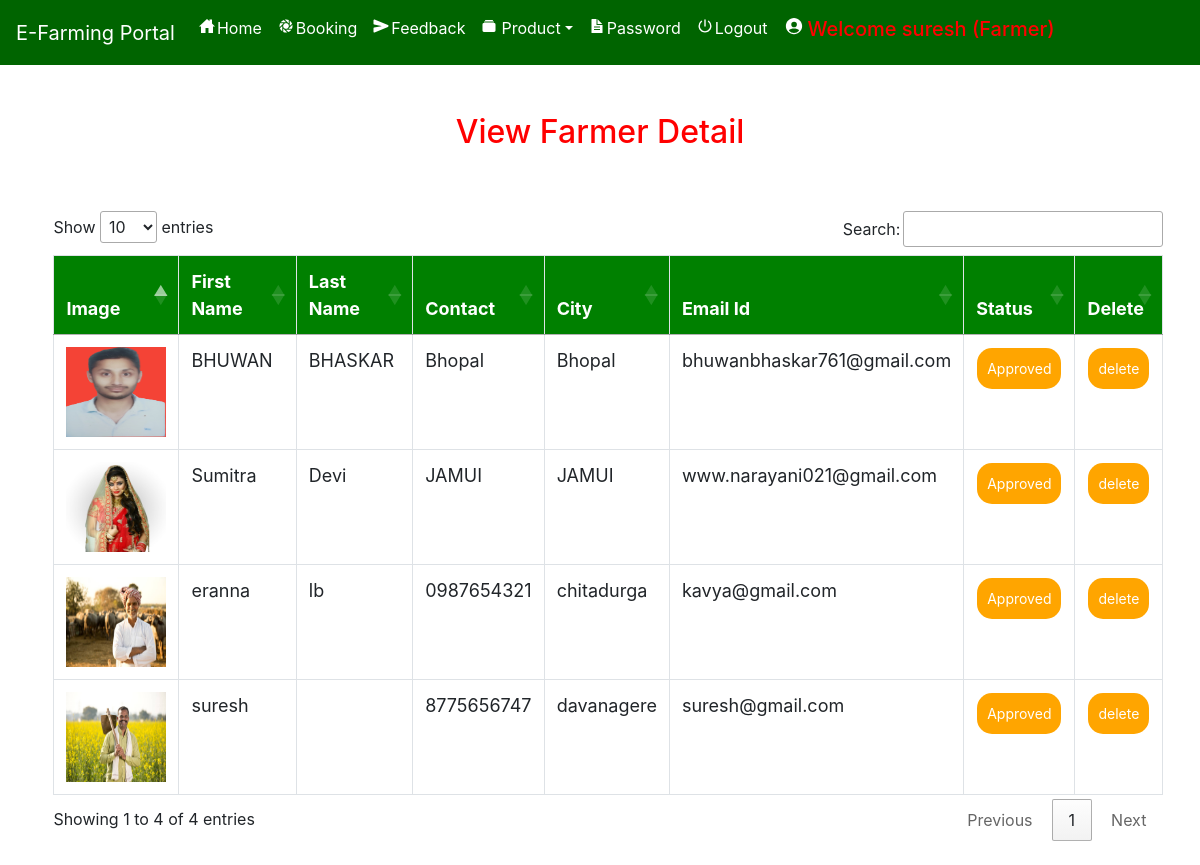
The app's page /view_farmer/ (signed in) with its own data.
### farmerapp/models.py (models this page shows, shortened)
class Profile(models.Model):
    user = models.ForeignKey(User, on_delete=models.CASCADE, null=True)
    dob = models.DateField(null=True)
    city = models.CharField(max_length=30, null=True)
    address = models.CharField(max_length=50, null=True)
    contact = models.CharField(max_length=10, null=True)
    user_type = models.CharField(max_length=10, null=True)
    status =  models.CharField(max_length=30, null=True, default="Pending")
    image = models.FileField(null=True)

### farmerapp/views.py (the view)
# urls.py: path('view_farmer/', View_farmer, name="view_farmer"),
def View_farmer(request):
    if not request.user.is_authenticated:
        return redirect('login_admin')
    pro = Profile.objects.filter(user_type="Seller")
    d = {'user':pro, 'data':'farmer'}
    return render(request,'view_user.html',d)

### farmerapp/templates/view_user.html (shortened to what this page needs)
{% extends 'navigation.html' %}
{% load static %}
{% block body %}
<center><h2 style="color:red;margin-top:4%">View {% if data %}Farmer{% else %}User{% endif %} Detail</h2></center>
<div  class="container-fluid">
    <center>
    <div class="container">
        <table class="table table-bordered" id="myTable">
  <thead>
  <tr>
    <th>Image</th>
    <th>First Name</th>
    <th>Last Name</th>
      <th>Contact</th>
      <th>City</th>
    <th>Email Id</th>
    {% if data %}<th>Status</th>{% endif %}
    <th>Delete</th>
  </tr>
  </thead>
   <tbody>
    {% for i in user %}
  <tr>
    <td><img src="{{i.image.url}}" style="width:100px;height:90px"></td>
    <td>{{i.user.first_name}}</td>
    <td>{{i.user.last_name}}</td>
      <td>{{i.contact}}</td>
      <td>{{i.city}}</td>
      <td>{{i.user.email}}</td>
      {% if data %}<td><a href="{% url 'change_user_status' i.id %}" onclick="return confirm('Are you sure?')"><button class="button button1">{{i.status}}</button></a></td>{% endif %}
    <td><a href="{% url 'delete_user' i.user.id %}" onclick="return confirm('Are you sure?')"><button class="button button1">delete</button></a></td>
  </tr>
    {% endfor %}
    </tbody>
</table>
 </div></center>
</div>
{% endblock %}

### farmerapp/templates/navigation.html (shortened to what this page needs)
<!DOCTYPE html>
<html lang="en">
<head>
    {% load static %}
     <link rel="stylesheet" href="https://maxcdn.bootstrapcdn.com/bootstrap/4.0.0/css/bootstrap.min.css">
  <link rel = stylesheet href = "//cdn.datatables.net/1.10.19/css/jquery.dataTables.min.css">
<link rel="stylesheet" href="https://cdnjs.cloudflare.com/ajax/libs/font-awesome/4.7.0/css/font-awesome.min.css">
</head>
<body style="background-color:white">
<nav class="navbar navbar-expand-sm" style="background-color:Darkgreen">
  <a class="navbar-brand" href="#" style="color:White">E-Farming Portal</a>
  <ul class="navbar-nav">
    {% if request.user.username %}
    {% if request.user.profile_set.all.0.user_type == "Seller" %}
    <li class="nav-item">
      <a class="nav-link" href="{% url 'home' %}" style="color:white"><ion-icon style="margin-right:2px" name="home-sharp"></ion-icon>Home</a>
    </li>
    <li class="nav-item">
      <a class="nav-link" href="{% url 'admin_viewBooking' %}" style="color:white"><ion-icon style="margin-right:2px" name="aperture"></ion-icon>Booking</a>
    </li>
    <li class="nav-item">
      <a class="nav-link" href="{% url 'send_feedback' request.user.id %}" style="color:white"><ion-icon style="margin-right:2px" name="send"></ion-icon>Feedback</a>
    </li>
    <li class="nav-item dropdown">
      <a class="nav-link dropdown-toggle" data-toggle="dropdown" href="#" role="button" aria-haspopup="true" aria-expanded="false" style="color:white"><ion-icon style="margin-right:4px" name="albums"></ion-icon>Product</a>
    </li>
    <li class="nav-item">
      <a class="nav-link" href="{% url 'change_password' %}" style="color:white"><ion-icon style="margin-right:2px" name="document-text-sharp"></ion-icon>Password</a>
    </li>
    {% endif %}
    {% endif %}
    {% if request.user.is_authenticated %}
    <li class="nav-item">
    <a class="nav-link" href="/logoutuser" style="color:white"><ion-icon style="margin-right:2px" name="power-sharp"></ion-icon>Logout</a>
    </li>
    {% if not request.user.is_staff %}
    <li class="nav-item">
      <a href="{% url 'profile' request.user.id %}"><h5 class="nav-link" style="color:red"><ion-icon style="margin-right:4px;color:white" name="person-circle-sharp"></ion-icon></h5>
      </a></li>
    {% else %}
    <li class="nav-item">
      <h5  class="nav-link" style="color:red"><ion-icon style="margin-right:4px;color:white" name="person-circle-sharp"></ion-icon>Welcome {{request.user.username}} {% if request.user.profile_set.all.0.user_type == 'Seller' %}(Farmer){% endif %}</h5>
    </li>
    {% endif %}
    {% endif %}
    </ul>
</nav>
{% block body %}
{% endblock %}
</body></html>

### farmerapp/templates/navigation.html (style rules this page uses)
* { box-sizing: border-box; }
#myTable { border-collapse: collapse; width: 100%; border: 1px solid #ddd; font-size: 18px; }
#myTable th { text-align: left; padding: 12px; background-color: green; color: white; }
#myTable td { text-align: left; padding: 12px; background-color: white; }
#myTable tr { border-bottom: 1px solid #ddd; }
.button { background-color: orange; border: none; color: white; padding: 10px; text-align: center; text-decoration: none; display: inline-block; font-size: 14px; margin: 1px 1px; cursor: pointer; }
.button1 { border-radius: 15px; }

### farmerapp/templates/view_user.html (style rules this page uses)
.container { border-radius:6px; margin:2%; }
.container-fluid { margin-top:5%; }

### records on screen
Profile: image (picture), user.first_name "BHUWAN", user.last_name "BHASKAR", contact "Bhopal", city "Bhopal", user.email "bhuwanbhaskar761@gmail.com", status "Approved"
Profile: image (picture), user.first_name "Sumitra", user.last_name "Devi", contact "JAMUI", city "JAMUI", user.email "www.narayani021@gmail.com", status "Approved"
Profile: image (picture), user.first_name "eranna", user.last_name "lb", contact "0987654321", city "chitadurga", user.email "kavya@gmail.com", status "Approved"
Profile: image (picture), user.first_name "suresh", contact "8775656747", city "davanagere", user.email "suresh@gmail.com", status "Approved"
